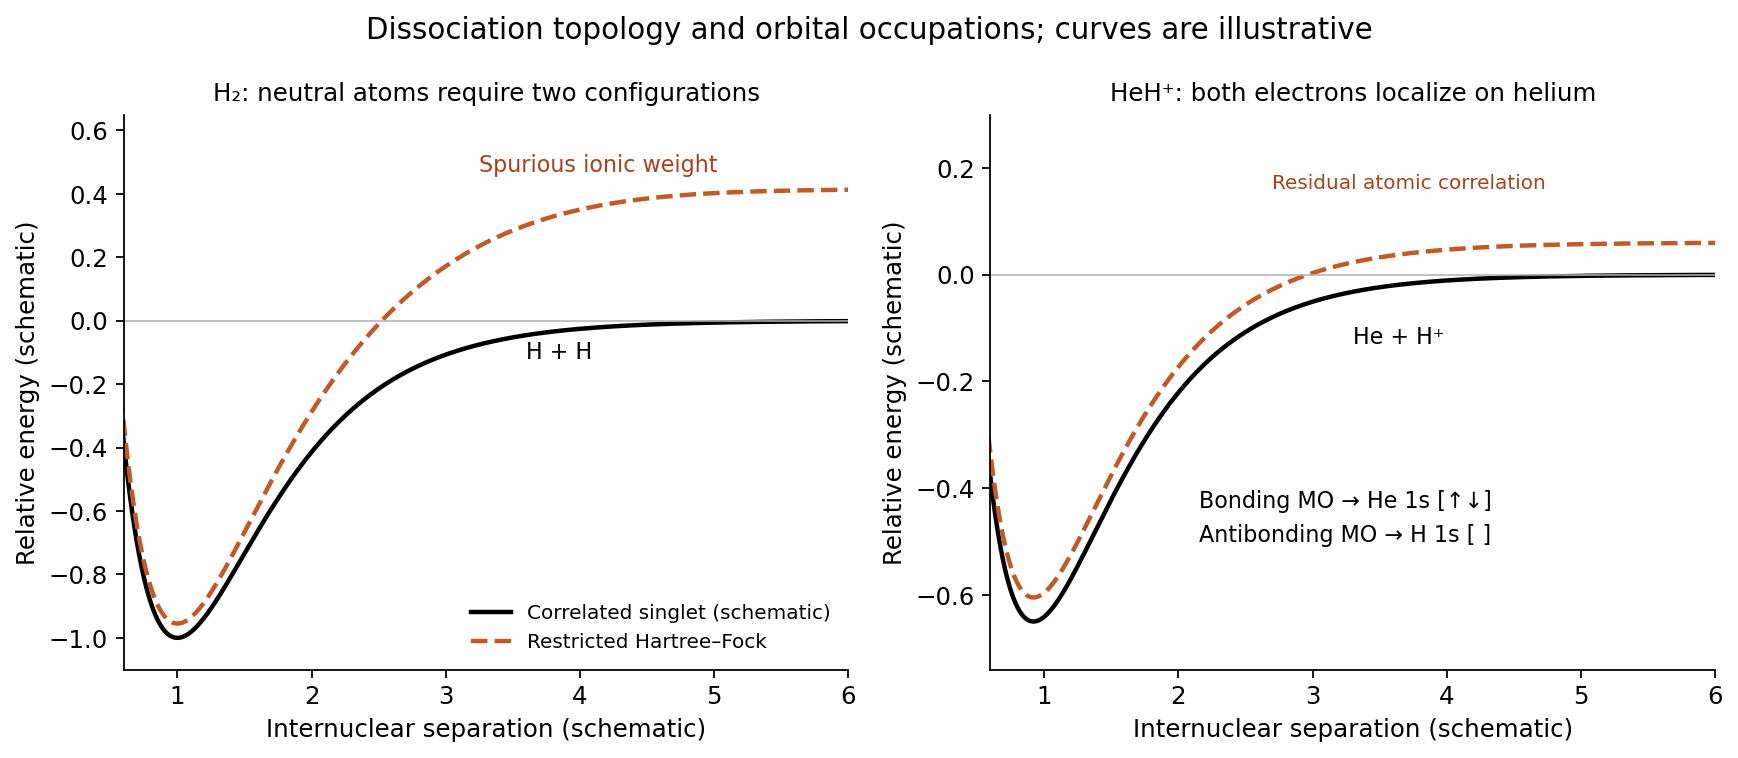

Generate this figure with Python:
#!/usr/bin/env python3
"""Original explanatory schematic; Python 3.14, numpy and matplotlib."""
import numpy as np
import matplotlib
matplotlib.use("Agg")
import matplotlib.pyplot as plt
plt.rcParams.update({"font.size": 11, "axes.spines.top": False, "axes.spines.right": False})

R=np.linspace(.55,6,800)
def morse(r,depth,a,re):return depth*((1-np.exp(-a*(r-re)))**2-1)
exact=morse(R,1,1.45,1)
rhf=exact+.045+.37*(1-np.exp(-.25*(R-1)**2))
he=morse(R,.65,1.55,.92);hehf=he+.045+.015*(1-np.exp(-.2*(R-.92)**2))
fig,axs=plt.subplots(1,2,figsize=(11,4.8))
for ax,curves,title,ylims in [(axs[0],[exact,rhf],'H₂: neutral atoms require two configurations',(-1.1,.65)),(axs[1],[he,hehf],'HeH⁺: both electrons localize on helium',(-.74,.3))]:
 ax.plot(R,curves[0],c='black',lw=2,label='Correlated singlet (schematic)')
 ax.plot(R,curves[1],c='#c15a27',ls='--',lw=2,label='Restricted Hartree–Fock')
 ax.axhline(0,c='0.7',lw=.7);ax.set(xlim=(.6,6),ylim=ylims,xlabel='Internuclear separation (schematic)',ylabel='Relative energy (schematic)');ax.set_title(title,fontsize=11)
axs[0].text(3.6,-.12,'H + H',fontsize=10);axs[0].text(3.25,.47,'Spurious ionic weight',fontsize=10,c='#a6421b')
axs[1].text(3.3,-.13,'He + H⁺',fontsize=10);axs[1].text(2.7,.16,'Residual atomic correlation',fontsize=9,c='#a6421b')
axs[1].text(2.15,-.50,r'Bonding MO → He 1s [↑↓]'+'\n'+r'Antibonding MO → H 1s [ ]',fontsize=10,linespacing=1.6)
axs[0].legend(frameon=False,loc='lower right',fontsize=9)
fig.suptitle('Dissociation topology and orbital occupations; curves are illustrative')
fig.tight_layout()
fig.savefig("paper-2a-dissociation.png", dpi=160, bbox_inches="tight", facecolor="white")
plt.close(fig)
